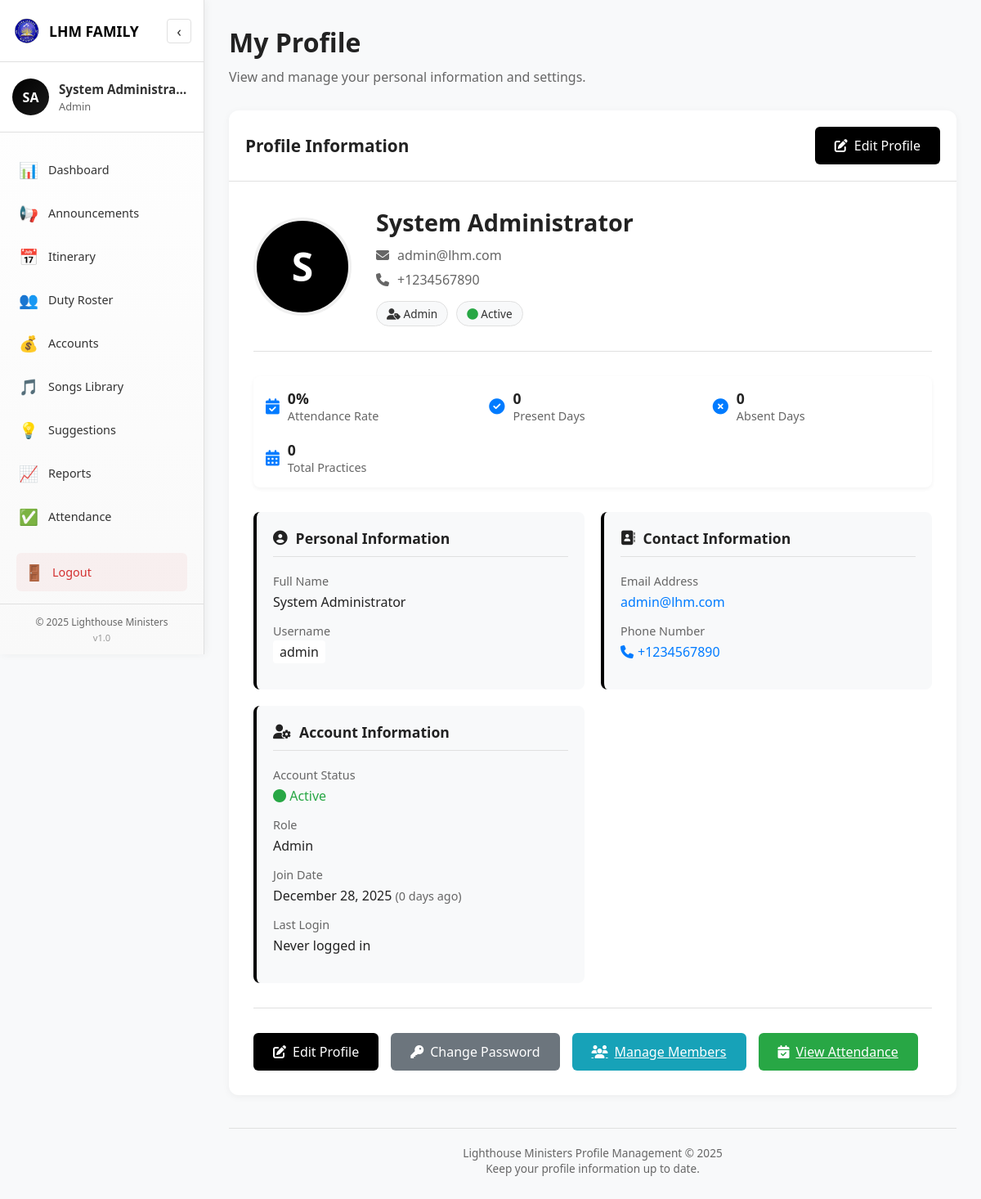
The app's page /profile.php (signed in) with its own data.
### tables this page shows
CREATE TABLE IF NOT EXISTS `users` (
    `id` INT AUTO_INCREMENT PRIMARY KEY,
    `username` VARCHAR(50) UNIQUE NOT NULL,
    `email` VARCHAR(100) UNIQUE NOT NULL,
    `password` VARCHAR(255) NOT NULL,
    `full_name` VARCHAR(100) NOT NULL,
    `role` ENUM('admin', 'chairman', 'secretary', 'treasurer', 'music_director', 'spiritual_leader', 'publicity_leader', 'member') DEFAULT 'member',
    `phone` VARCHAR(20),
    `voice_part` ENUM('soprano', 'alto', 'tenor', 'bass') DEFAULT NULL,
    `address` TEXT,
    `date_of_birth` DATE DEFAULT NULL,
    `profile_pic` VARCHAR(255) DEFAULT 'default.png',
    `join_date` DATE NOT NULL,
    `department` VARCHAR(50),
    `status` ENUM('active', 'inactive', 'suspended') DEFAULT 'active',
    `last_login` DATETIME DEFAULT NULL,
    `created_at` TIMESTAMP DEFAULT CURRENT_TIMESTAMP,
    `updated_at` TIMESTAMP DEFAULT CURRENT_TIMESTAMP ON UPDATE CURRENT_TIMESTAMP
);

### db.php (called while the page is built, shortened)
<?php
function isAdmin() {
    return isset($_SESSION['role']) && $_SESSION['role'] === 'admin';
}
?>

### profile.php (the view, shortened to what this page needs)
<?php
require_once 'db.php';
$user_id = $_SESSION['user_id'];
$user_sql = "SELECT * FROM users WHERE id = '$user_id'";
$user_result = mysqli_query($conn, $user_sql);
$user = mysqli_fetch_assoc($user_result);
$attendance_sql = "SELECT
    SUM(CASE WHEN status = 'present' THEN 1 ELSE 0 END) as present_count,
    SUM(CASE WHEN status = 'absent' THEN 1 ELSE 0 END) as absent_count,
    COUNT(*) as total_records
    FROM attendance WHERE member_id = '$user_id'";
$attendance_result = mysqli_query($conn, $attendance_sql);
$attendance_data = mysqli_fetch_assoc($attendance_result);
$present_count = $attendance_data['present_count'] ?? 0;
$absent_count = $attendance_data['absent_count'] ?? 0;
$total_attendance = $present_count + $absent_count;
$attendance_rate = $total_attendance > 0 ? round(($present_count / $total_attendance) * 100) : 0;
?>
<!DOCTYPE html>
<html lang="en">
<head>
    <link rel="stylesheet" href="https://cdnjs.cloudflare.com/ajax/libs/font-awesome/6.4.0/css/all.min.css">
</head>
<body>
    <?php include 'sidebar.php'; ?>
    <div class="main-content" id="mainContent">
        <div class="page-header">
            <h1>My Profile</h1>
            <p>View and manage your personal information and settings.</p>
        </div>
        <div class="profile-container">
            <div class="section-header">
                <h2>Profile Information</h2>
                <div class="controls">
                    <button class="btn btn-primary" onclick="openEditProfileModal()">
                        <i class="fas fa-edit"></i> Edit Profile
                    </button>
                </div>
            </div>
            <div class="profile-info-section">
                <div class="profile-header">
                    <div class="profile-avatar">
                        <div class="avatar-image">
                            <?php echo strtoupper(substr($user['full_name'], 0, 1)); ?>
                        </div>
                    </div>
                    <div class="profile-details">
                        <h2><?php echo htmlspecialchars($user['full_name']); ?></h2>
                        <p><i class="fas fa-envelope"></i> <?php echo htmlspecialchars($user['email']); ?></p>
                        <?php if ($user['phone']): ?>
                        <p><i class="fas fa-phone"></i> <?php echo htmlspecialchars($user['phone']); ?></p>
                        <?php endif; ?>
                        <div class="profile-tags">
                            <span class="profile-tag">
                                <i class="fas fa-user-tag"></i> <?php echo ucfirst($user['role']); ?>
                            </span>
                            <span class="profile-tag">
                                <i class="fas fa-circle" style="color: <?php echo $user['status'] === 'active' ? '#28a745' : '#dc3545'; ?>"></i>
                                <?php echo ucfirst($user['status']); ?>
                            </span>
                        </div>
                    </div>
                </div>
                <div class="stats-info">
                    <div class="stat-item">
                        <div class="stat-icon">
                            <i class="fas fa-calendar-check"></i>
                        </div>
                        <div class="stat-text">
                            <div class="stat-number"><?php echo $attendance_rate; ?>%</div>
                            <div>Attendance Rate</div>
                        </div>
                    </div>
                    <div class="stat-item">
                        <div class="stat-icon">
                            <i class="fas fa-check-circle"></i>
                        </div>
                        <div class="stat-text">
                            <div class="stat-number"><?php echo $present_count; ?></div>
                            <div>Present Days</div>
                        </div>
                    </div>
                    <div class="stat-item">
                        <div class="stat-icon">
                            <i class="fas fa-times-circle"></i>
                        </div>
                        <div class="stat-text">
                            <div class="stat-number"><?php echo $absent_count; ?></div>
                            <div>Absent Days</div>
                        </div>
                    </div>
                    <div class="stat-item">
                        <div class="stat-icon">
                            <i class="fas fa-calendar-alt"></i>
                        </div>
                        <div class="stat-text">
                            <div class="stat-number"><?php echo $total_attendance; ?></div>
                            <div>Total Practices</div>
                        </div>
                    </div>
                </div>
                <div class="profile-grid">
                    <div class="profile-card">
                        <h3><i class="fas fa-user-circle"></i> Personal Information</h3>
                        <div class="detail-item">
                            <div class="detail-label">Full Name</div>
                            <div class="detail-value"><?php echo htmlspecialchars($user['full_name']); ?></div>
                        </div>
                        <div class="detail-item">
                            <div class="detail-label">Username</div>
                            <div class="detail-value">
                                <code style="background: #fff; padding: 3px 8px; border-radius: 4px;">
                                    <?php echo htmlspecialchars($user['username']); ?>
                                </code>
                            </div>
                        </div>
                    </div>
                    <div class="profile-card">
                        <h3><i class="fas fa-address-book"></i> Contact Information</h3>
                        <div class="detail-item">
                            <div class="detail-label">Email Address</div>
                            <div class="detail-value">
                                <a href="mailto:<?php echo htmlspecialchars($user['email']); ?>" style="color: #007bff; text-decoration: none;">
                                    <?php echo htmlspecialchars($user['email']); ?>
                                </a>
                            </div>
                        </div>
                        <?php if ($user['phone']): ?>
                        <div class="detail-item">
                            <div class="detail-label">Phone Number</div>
                            <div class="detail-value">
                                <a href="tel:<?php echo htmlspecialchars($user['phone']); ?>" class="phone-link">
                                    <i class="fas fa-phone"></i> <?php echo htmlspecialchars($user['phone']); ?>
                                </a>
                            </div>
                        </div>
                        <?php endif; ?>
                    </div>
                    <div class="profile-card">
                        <h3><i class="fas fa-user-cog"></i> Account Information</h3>
                        <div class="detail-item">
                            <div class="detail-label">Account Status</div>
                            <div class="detail-value">
                                <span style="color: <?php echo $user['status'] === 'active' ? '#28a745' : '#dc3545'; ?>; font-weight: 500;">
                                    <i class="fas fa-circle"></i> <?php echo ucfirst($user['status']); ?>
                                </span>
                            </div>
                        </div>
                        <div class="detail-item">
                            <div class="detail-label">Role</div>
                            <div class="detail-value"><?php echo ucfirst($user['role']); ?></div>
                        </div>
                        <div class="detail-item">
                            <div class="detail-label">Join Date</div>
                            <div class="detail-value">
                                <?php echo date('F j, Y', strtotime($user['join_date'])); ?>
                                <span style="color: #666; font-size: 0.9rem;">
                                    (<?php echo date_diff(new DateTime($user['join_date']), new DateTime())->days; ?> days ago)
                                </span>
                            </div>
                        </div>
                        <div class="detail-item">
                            <div class="detail-label">Last Login</div>
                            <div class="detail-value">
                                <?php if ($user['last_login']): ?>
                                    <?php echo date('F j, Y g:i A', strtotime($user['last_login'])); ?>
                                <?php else: ?>
                                    Never logged in
                                <?php endif; ?>
                            </div>
                        </div>
                    </div>
                </div>
                <div class="action-buttons">
                    <button class="btn btn-primary" onclick="openEditProfileModal()">
                        <i class="fas fa-edit"></i> Edit Profile
                    </button>
                    <button class="btn btn-secondary" onclick="openChangePasswordModal()">
                        <i class="fas fa-key"></i> Change Password
                    </button>
                    <?php if (isAdmin()): ?>
                    <a href="members.php" class="btn" style="background: #17a2b8; color: white;">
                        <i class="fas fa-users"></i> Manage Members
                    </a>
                    <a href="attendance.php" class="btn" style="background: #28a745; color: white;">
                        <i class="fas fa-calendar-check"></i> View Attendance
                    </a>
                    <?php endif; ?>
                </div>
            </div>
        </div>
        <div class="page-footer">
            <p>Lighthouse Ministers Profile Management &copy; <?php echo date('Y'); ?></p>
            <p>Keep your profile information up to date.</p>
        </div>
    </div>
</body>
</html>

### sidebar.php (shortened to what this page needs)
<?php
require_once 'db.php';
$user_id = $_SESSION['user_id'];
$user_query = mysqli_query($conn, "SELECT full_name, profile_pic, role FROM users WHERE id = '$user_id'");
$user_data = mysqli_fetch_assoc($user_query);
?>
<div class="sidebar-container" id="sidebar">
    <div class="sidebar-header">
        <div class="sidebar-logo">
            <img src="assets/images/logo1.png" alt="LHM Logo">
            <span class="logo-text">LHM FAMILY</span>
        </div>
        <button class="sidebar-toggle" id="sidebarToggle">
            <span class="toggle-icon">‹</span>
        </button>
    </div>
    <div class="user-profile">
        <div class="profile-pic">
            <?php if ($user_data['profile_pic'] && file_exists('assets/uploads/' . $user_data['profile_pic'])): ?>
                <img src="assets/uploads/<?php echo $user_data['profile_pic']; ?>" alt="Profile">
            <?php else: ?>
                <div class="profile-initials">
                    <?php
                    $initials = '';
                    $names = explode(' ', $user_data['full_name']);
                    foreach ($names as $name) {
                        $initials .= strtoupper(substr($name, 0, 1));
                    }
                    echo substr($initials, 0, 2);
                    ?>
                </div>
            <?php endif; ?>
        </div>
        <div class="profile-info">
            <h4 class="user-name"><?php echo htmlspecialchars($user_data['full_name']); ?></h4>
            <span class="user-role"><?php echo ucfirst($user_data['role']); ?></span>
        </div>
    </div>
    <nav class="sidebar-nav">
        <ul class="nav-menu">
            <li class="nav-item <?php echo basename($_SERVER['PHP_SELF']) == 'dashboard.php' ? 'active' : ''; ?>">
                <a href="dashboard.php" class="nav-link">
                    <span class="nav-icon">📊</span>
                    <span class="nav-text">Dashboard</span>
                </a>
            </li>
            <li class="nav-item <?php echo basename($_SERVER['PHP_SELF']) == 'announcements.php' ? 'active' : ''; ?>">
                <a href="announcements.php" class="nav-link">
                    <span class="nav-icon">📢</span>
                    <span class="nav-text">Announcements</span>
                </a>
            </li>
            <li class="nav-item <?php echo basename($_SERVER['PHP_SELF']) == 'itenary.php' ? 'active' : ''; ?>">
                <a href="itenary.php" class="nav-link">
                    <span class="nav-icon">📅</span>
                    <span class="nav-text">Itinerary</span>
                </a>
            </li>
            <li class="nav-item <?php echo basename($_SERVER['PHP_SELF']) == 'duty.php' ? 'active' : ''; ?>">
                <a href="duty.php" class="nav-link">
                    <span class="nav-icon">👥</span>
                    <span class="nav-text">Duty Roster</span>
                </a>
            </li>
            <li class="nav-item <?php echo basename($_SERVER['PHP_SELF']) == 'accounts.php' ? 'active' : ''; ?>">
                <a href="accounts.php" class="nav-link">
                    <span class="nav-icon">💰</span>
                    <span class="nav-text">Accounts</span>
                </a>
            </li>
            <li class="nav-item <?php echo basename($_SERVER['PHP_SELF']) == 'songs.php' ? 'active' : ''; ?>">
                <a href="songs.php" class="nav-link">
                    <span class="nav-icon">🎵</span>
                    <span class="nav-text">Songs Library</span>
                </a>
            </li>
            <li class="nav-item <?php echo basename($_SERVER['PHP_SELF']) == 'suggestions.php' ? 'active' : ''; ?>">
                <a href="suggestions.php" class="nav-link">
                    <span class="nav-icon">💡</span>
                    <span class="nav-text">Suggestions</span>
                </a>
            </li>
            <li class="nav-item <?php echo basename($_SERVER['PHP_SELF']) == 'reports.php' ? 'active' : ''; ?>">
                <a href="reports.php" class="nav-link">
                    <span class="nav-icon">📈</span>
                    <span class="nav-text">Reports</span>
                </a>
            </li>
            <li class="nav-item <?php echo basename($_SERVER['PHP_SELF']) == 'attendance.php' ? 'active' : ''; ?>">
                <a href="attendance.php" class="nav-link">
                    <span class="nav-icon">✅</span>
                    <span class="nav-text">Attendance</span>
                </a>
            </li>
            <li class="nav-item <?php echo basename($_SERVER['PHP_SELF']) == 'members.php' ? 'active' : ''; ?>">
                <a href="members.php" class="nav-link">
                </a>
            </li>
        </ul>
    </nav>
        <div class="logout-section">
            <a href="logout.php" class="logout-link">
                <span class="logout-icon">🚪</span>
                <span class="logout-text">Logout</span>
            </a>
        </div>
        <div class="sidebar-copyright">
            <p>&copy; <?php echo date('Y'); ?> Lighthouse Ministers</p>
            <p class="version">v1.0</p>
        </div>
    </div>

### records on screen
users: full_name "System Administra…", role "Admin", full_name "S", full_name "System Administrator", email "admin@lhm.com", phone "+1234567890", status "Active", username "admin", join_date "December 28, 2025"

### other values on screen
substr($initials, 0, 2) "SA"
$attendance_rate "0"
$present_count "0"
$absent_count "0"
$total_attendance "0"
